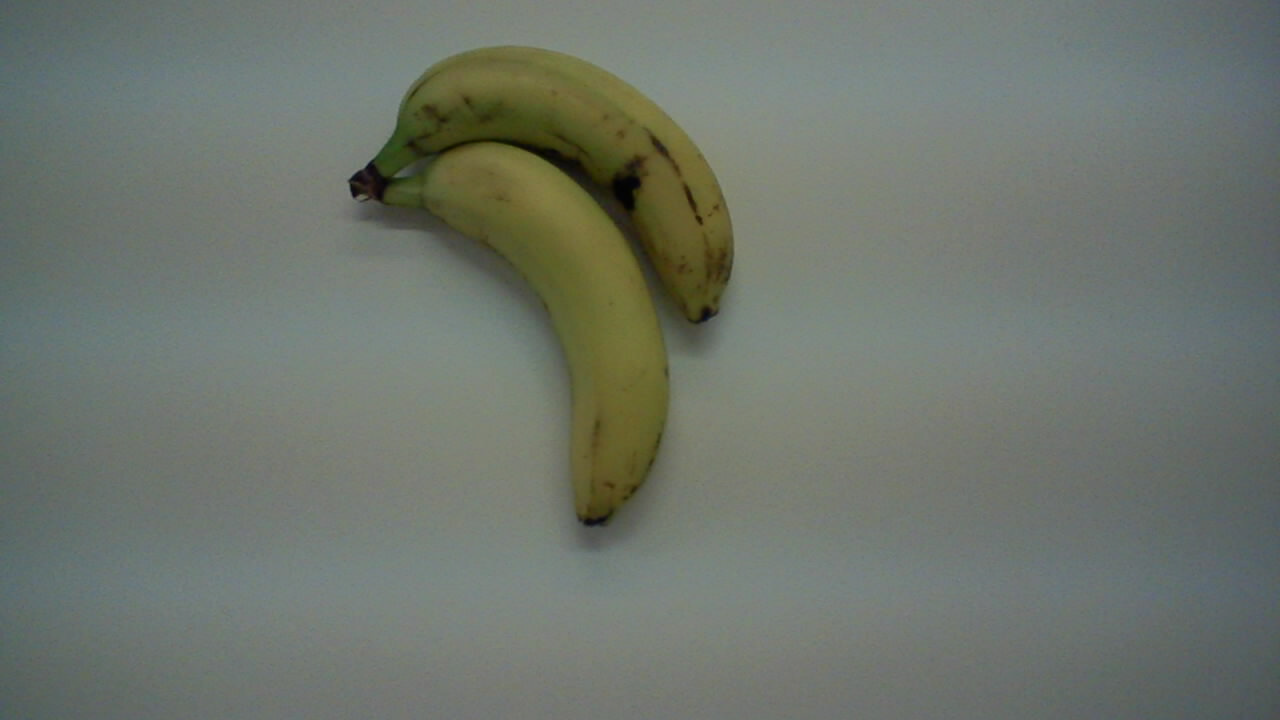
#> input picture test1.jpg, 1280 x 720 px; its folder holds only this picture in this run
$ python run_retrained.py test1.jpg   (older library calls are emulated)
#> lines starting #> are read from the running program, lines starting #| are printed output that depends on the picture; after the words box and inside, x2 and y2 are one past the last pixel; in counts of white or black regions, pixels touching at a corner belong together
### KMeans_Watershed.py
import numpy as np
import PIL.Image as image
import argparse
import cv2
import os, sys
from sklearn.cluster import KMeans
from skimage.feature import peak_local_max
from skimage.morphology import watershed
from scipy import ndimage


#for test and comparasion
def mkdir(path):
    # delete space
    path = path.strip()
    # delete possible "\\" symbols
    path = path.rstrip("\\")

    isExists = os.path.exists(path)
    if not isExists:
        print(path + ' successfully made.')
        os.makedirs(path)
        return True
    else:
        print(path + ' already exists.')
        return False


"""
# construct the argument parse and parse the arguments
ap = argparse.ArgumentParser()
ap.add_argument("-i", "--image", required=True,
	help="path to input image")
args = vars(ap.parse_args())
"""


def main(path):
    # load the image and perform pyramid mean shift filtering
    # to aid the thresholding step
    # print(path)
#> called with path = 'test1.jpg'
    inputImage = cv2.imread(path)
#> inputImage is the input picture: shape (720, 1280, 3); mean B, G, R 108.4, 117.2, 110.4
    reduced_inputImage = cv2.resize(inputImage, (0, 0), fx=0.4, fy=0.4)
    shifted = cv2.pyrMeanShiftFiltering(reduced_inputImage, 20, 50)
    # shifted = inputImage.copy()
    # cv2.imshow("MS",shifted)

    m, n = shifted.shape[:2]
#> m = 288; n = 512
    data = []
    for i in range(m):
        for j in range(n):
            x, y, z = shifted[i, j]
            data.append([x / 256.0, y / 256.0, z / 256.0])
#> after the loop, data = 147456 items

    imgData, row, col = [data, m, n]
#> row = 288; col = 512

    label = KMeans(n_clusters=2).fit_predict(imgData)
    label = label.reshape([row, col])
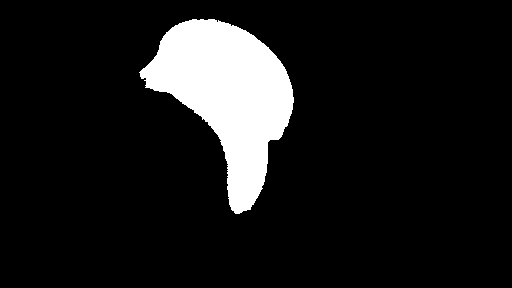
#> label: shape (288, 512) int32; values 0 (black) and 1 (white), 10.3% white; 1 white region, box (x1, y1, x2, y2) and area: (139, 19, 294, 214) 15257
    pic_new = image.new("L", (row, col))
#> pic_new: PIL image 288x512 L; every value is 0
    for i in range(row):
        for j in range(col):
            pic_new.putpixel((i, j), int(256 / (label[i][j] + 1)))
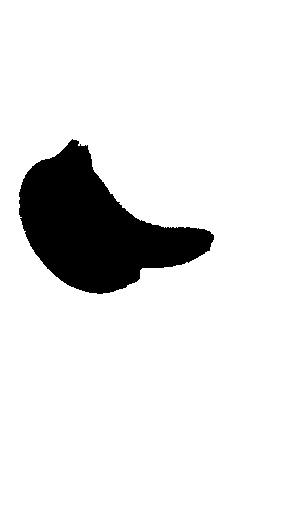
#> pic_new: PIL image 288x512 L; values 128 (black) and 255 (white), 89.7% white; 1 black region, box (x1, y1, x2, y2) and area: (19, 139, 214, 294) 15257
    pic_new.save("KMeans_" + path, "JPEG")

    tmp = cv2.imread("KMeans_" + path)
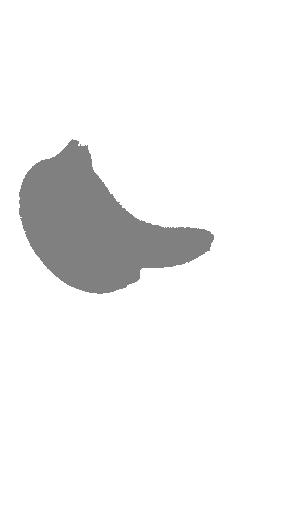
#> tmp: shape (512, 288, 3); min 90, max 255, mean 241.8
    mm, nn = tmp.shape[:2]
#> mm = 512; nn = 288
    # cv2.imshow("tmp",tmp)
    # shifted_tmp = cv2.pyrMeanShiftFiltering(tmp, 30, 50)
    # cv2.imshow("MS_tmp", shifted_tmp)


    """
    s = image.shape[:2]
    m = shifted.copy()
    for x in range(s[0]):
        for y in range(s[1]):
            r,g,b = m[x,y]
            if ((r / (g+b)) > 1.2):
                continue
            elif ((g / (r+b)) > 1.2):
                continue
            elif ((r+g)>1.2*b and abs(r-g) < 130 ):
                continue
            else:
                    m[x,y]=0,0,0
    cv2.imshow("RGB",m)
    """

    # Otsu's thresholding
    gray = cv2.cvtColor(tmp, cv2.COLOR_BGR2GRAY)
    thresh = cv2.threshold(gray, 0, 255,
                           cv2.THRESH_BINARY | cv2.THRESH_OTSU)[1]
    cv2.imshow("Thresh", thresh)
    if thresh[0, 0] == 255:
        for i in range(mm):
            for j in range(nn):
                thresh[i, j] = 255 - thresh[i, j]
    kernel = cv2.getStructuringElement(cv2.MORPH_RECT, (7, 7))
    # closed = cv2.morphologyEx(shifted_tmp, cv2.MORPH_CLOSE, kernel)
    # cv2.imshow("Close",closed);
    opened = cv2.morphologyEx(thresh, cv2.MORPH_OPEN, kernel)
#> opened: shape (512, 288); 10.3% white; 1 white region, box (x1, y1, x2, y2) and area: (19, 141, 213, 293) 15196
    # cv2.imshow("Open", opened);


    D = ndimage.distance_transform_edt(opened)
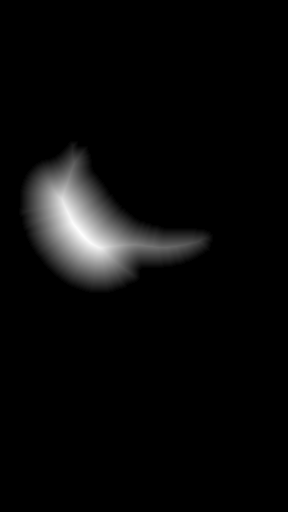
#> D: shape (512, 288) float64; min 0, max 48.26, mean 1.8; drawn with min black and max white
    localMax = peak_local_max(D, indices=False, min_distance=20,
                              labels=opened)
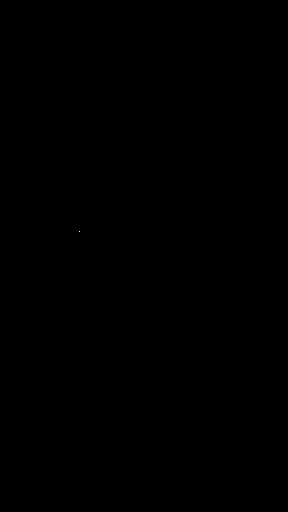
#> localMax: shape (512, 288) bool; 0% white in thin lines or dots, all inside (x1, y1, x2, y2) = (79, 231, 80, 232)

    markers = ndimage.label(localMax, structure=np.ones((3, 3)))[0]
    labels = watershed(-D, markers, mask=opened)

    subimage_path = path + "_subdir"
    mkdir(subimage_path)

    k = 0;
    for label in np.unique(labels):
        # if the label is zero, we are examining the 'background'
        # so simply ignore it
        if label == 0:
            continue

        # otherwise, allocate memory for the label region and draw
        # it on the mask
        mask = np.zeros(gray.shape, dtype="uint8")
        mask[labels == label] = 255

        # detect contours in the mask and grab the largest one
        cnts = cv2.findContours(mask.copy(), cv2.RETR_EXTERNAL,
                                cv2.CHAIN_APPROX_SIMPLE)[-2]
        c = max(cnts, key=cv2.contourArea)

        # draw a circle enclosing the object
        ((x, y), r) = cv2.minEnclosingCircle(c)
        if r < 20:
            continue
        cv2.circle(tmp, (int(x), int(y)), int(r), (0, 255, 0), 2)

        cv2.putText(tmp, "#{}".format(k + 1), (int(x) - 10, int(y)),
                    cv2.FONT_HERSHEY_SIMPLEX, 0.6, (0, 0, 255), 2)
        k = k + 1;

        y1 = int(x) - int(r)
        y2 = int(x) + int(r)
        x1 = int(y) - int(r)
        x2 = int(y) + int(r)
        index = [x1, x2, y1, y2]
        for i in range(4):
            if index[i] < 0:
                index[i] = 0
        print(index)
        sub_image = reduced_inputImage[index[2]:index[3], index[0]:index[1]]
        img_path = './' + subimage_path + '/sub_image_' + str(k) + '.jpeg'
        cv2.imwrite(img_path, sub_image)
#> this loop made 2 passes
#> (x, y, r, k, y1, y2, x1, x2) on pass 2: (116.2, 214.1, 99.55, 1, 17, 215, 115, 313)
#| [115, 313, 17, 215]
#> pass 2, in main, `sub_image = reduced_inputImage[index[2]:index[3], index[0]:index[1]]`:
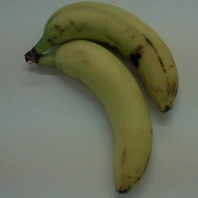
#> sub_image: shape (198, 198, 3); mean B, G, R 90.1, 112.1, 108.5
#> after the loop, k = 1

    print("[INFO] {} unique segments found".format(k))
#| [INFO] 1 unique segments found
    # show the output image
    #	cv2.imshow("Output", tmp)
    #	cv2.waitKey(0)
    cv2.imwrite("output_" + path, tmp)
    return subimage_path

### run_retrained.py
import os, sys
import KMeans_Watershed as KW
import tensorflow as tf

os.environ['TF_CPP_MIN_LOG_LEVEL'] = '2'

# change this as you see fit
image_path = sys.argv[1]
dir = KW.main(image_path)

for file in os.listdir(dir):
	print(file)
	sub_path = dir+'/'+file
	# Read in the image_data
	image_data = tf.gfile.FastGFile(sub_path, 'rb').read()
	# Loads label file, strips off carriage return
	label_lines = [line.rstrip() for line
	                   in tf.gfile.GFile("./Retrained_model/output_labels.txt")]

	# Unpersists graph from file
	with tf.gfile.FastGFile("./Retrained_model/output_graph.pb", 'rb') as f:
	    graph_def = tf.GraphDef()
	    graph_def.ParseFromString(f.read())
	    tf.import_graph_def(graph_def, name='')
	#    saver = tf.train.Saver()
	#	save_path = saver.save(sess,'/home/wxy/Documents/Tensorflow/model.ckpt')


	with tf.Session() as sess:
	    # Feed the image_data as input to the graph and get first prediction
	    softmax_tensor = sess.graph.get_tensor_by_name('final_result:0')

	    predictions = sess.run(softmax_tensor, \
	             {'DecodeJpeg/contents:0': image_data})

	    # Sort to show labels of first prediction in order of confidence
	    top_k = predictions[0].argsort()[-len(predictions[0]):][::-1]

	    for node_id in top_k:
	        human_string = label_lines[node_id]
	        score = predictions[0][node_id]
	        print('%s (score = %.5f)' % (human_string, score))

$ run again, on test4.jpg
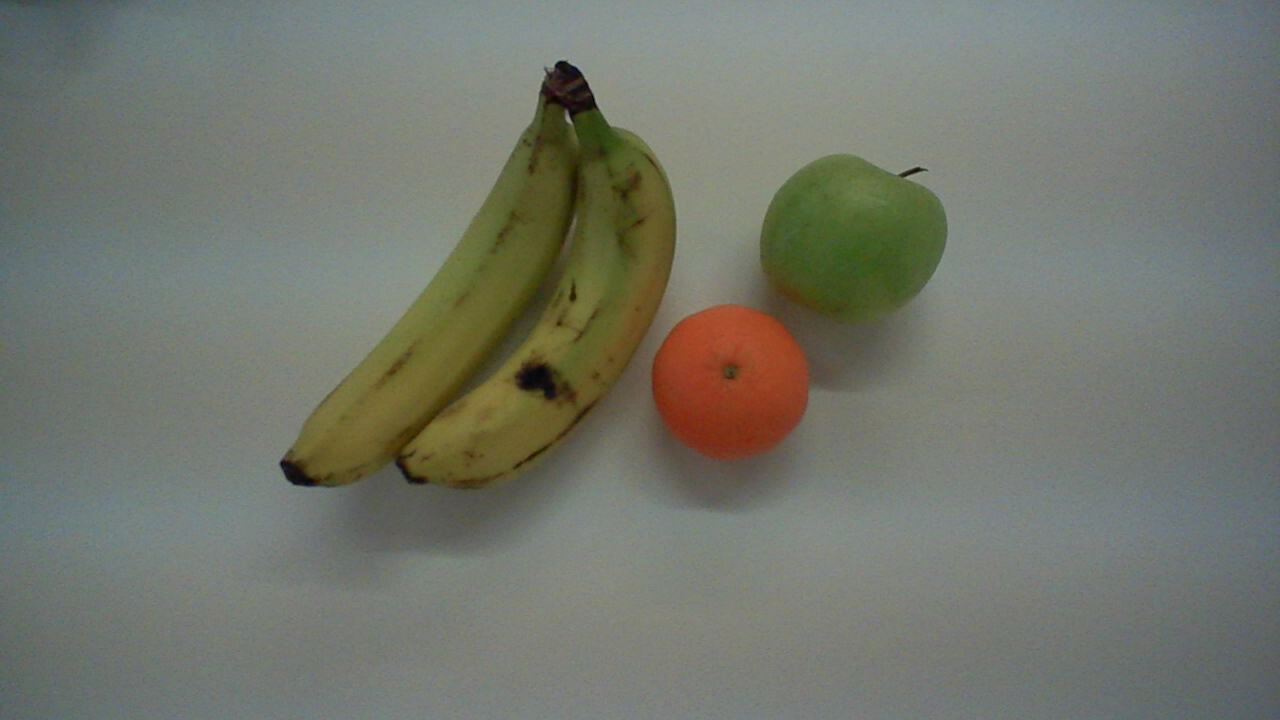
#> input picture test4.jpg, 1280 x 720 px
#> in main, inputImage is the input picture: shape (720, 1280, 3); mean B, G, R 108.2, 118.6, 115.4
#> after the loop in main, `for i in range(m):`: data = 147456 items
#> row = 288; col = 512
#> label: shape (288, 512) int32; values 0 (black) and 1 (white), 16.2% white; 1 white region, box (x1, y1, x2, y2) and area: (112, 24, 379, 216) 23838
#> opened: shape (512, 288); 16.1% white; 1 white region, box (x1, y1, x2, y2) and area: (26, 114, 215, 379) 23682
#> localMax: shape (512, 288) bool; 0% white in thin lines or dots, all inside (x1, y1, x2, y2) = (98, 216, 154, 339)
#> markers: shape (512, 288) int32; 4 distinct labels, from 0 to 3
#> in main, `labels = watershed(-D, markers, mask=opened)`:
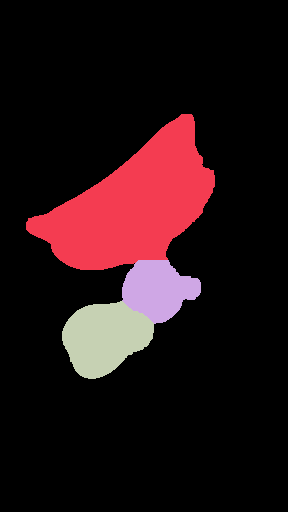
#> labels: shape (512, 288) int32; 4 distinct labels, from 0 to 3; one colour per label, 0 black
#> the loop in main, `for label in np.unique(labels): # if the label is zero, we are examini..` made 4 passes
#> (x, y, r, y1, y2, x1, x2) on passes 2 to 4: (113.3, 178.3, 101, 13, 213, 78, 278), (161, 291, 40.03, 121, 201, 251, 331), (108.4, 337.7, 46.92, 62, 154, 291, 383)
#> (printed output is left out)
#> after the loop in main, `for label in np.unique(labels):`:
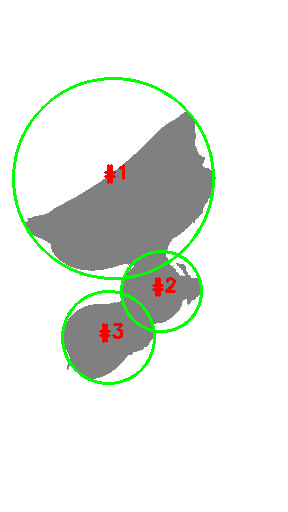
#> tmp: shape (512, 288, 3); mean B, G, R 228.6, 234.4, 229.7
#> after the loop in main, `for label in np.unique(labels):`: k = 3
#| [INFO] 3 unique segments found

$ run again, on test5.jpg
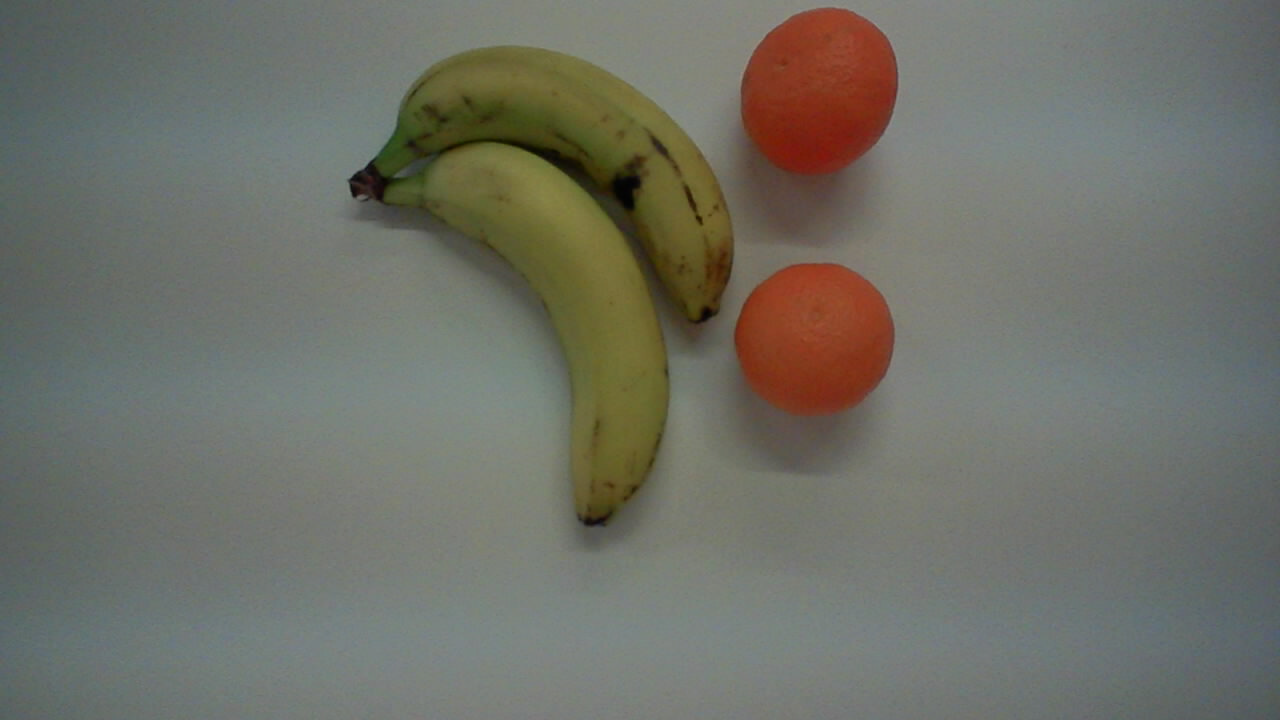
#> input picture test5.jpg, 1280 x 720 px
#> in main, inputImage is the input picture: shape (720, 1280, 3); mean B, G, R 103.1, 112.2, 111.1
#> after the loop in main, `for i in range(m):`: data = 147456 items
#> row = 288; col = 512
#> label: shape (288, 512) int32; values 0 (black) and 1 (white), 16.1% white; 4 white regions (2 under 20 px), largest, box (x1, y1, x2, y2) and area: (139, 3, 359, 215) 23771, (318, 174, 331, 179) 31
#> opened: shape (512, 288); 16.1% white; 1 white region, box (x1, y1, x2, y2) and area: (3, 141, 213, 359) 23722
#> localMax: shape (512, 288) bool; 0% white in thin lines or dots, all inside (x1, y1, x2, y2) = (36, 230, 136, 328)
#> markers: shape (512, 288) int32; 4 distinct labels, from 0 to 3
#> in main, `labels = watershed(-D, markers, mask=opened)`:
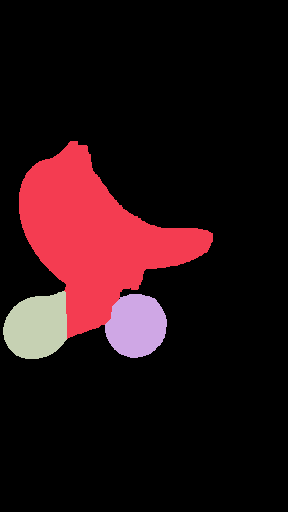
#> labels: shape (512, 288) int32; 4 distinct labels, from 0 to 3; one colour per label, 0 black
#> the loop in main, `for label in np.unique(labels): # if the label is zero, we are examini..` made 4 passes
#> (x, y, r, y1, y2, x1, x2) on passes 2 to 4: (106.6, 240.1, 105.6, 1, 211, 135, 345), (136.2, 325.3, 32.6, 104, 168, 293, 357), (40, 323, 40, 0, 80, 283, 363)
#> (printed output is left out)
#> after the loop in main, `for label in np.unique(labels):`:
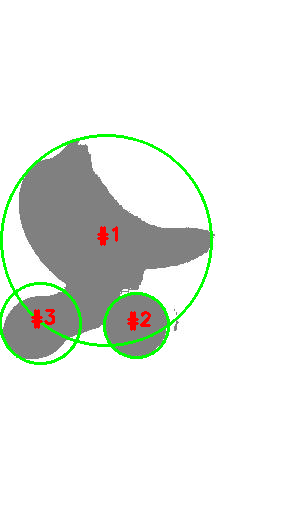
#> tmp: shape (512, 288, 3); mean B, G, R 229.1, 234.6, 230.2
#> after the loop in main, `for label in np.unique(labels):`: k = 3
#| [INFO] 3 unique segments found
